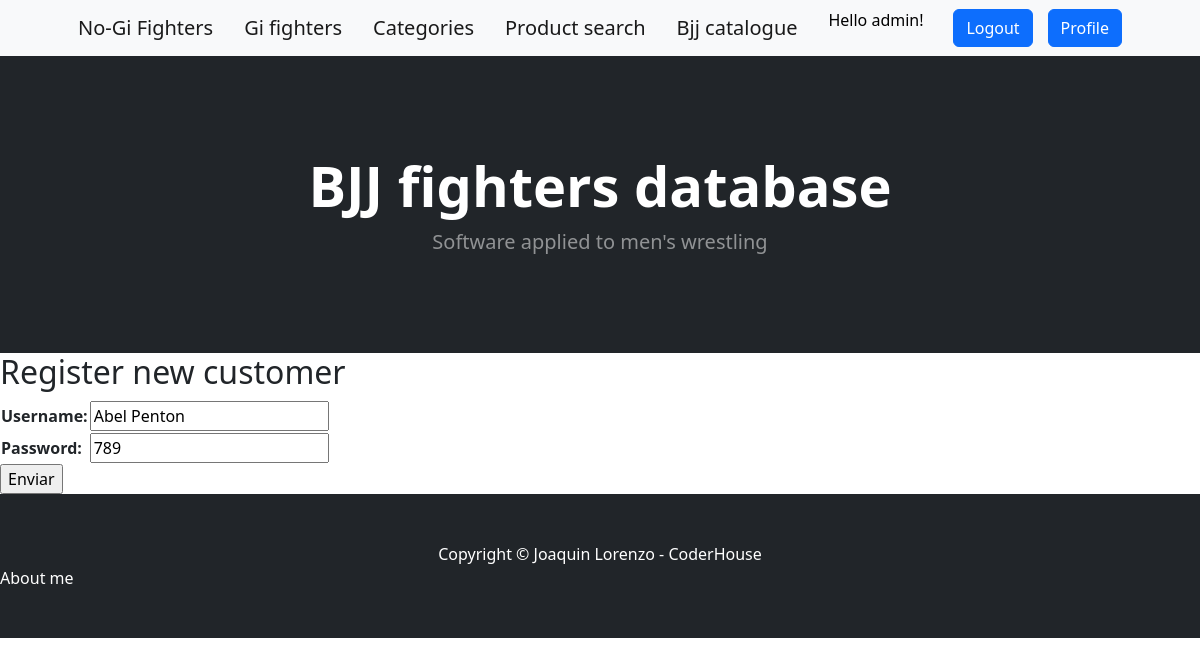
/update_customer/5 (signed in), run on an earlier commit of the app's database.
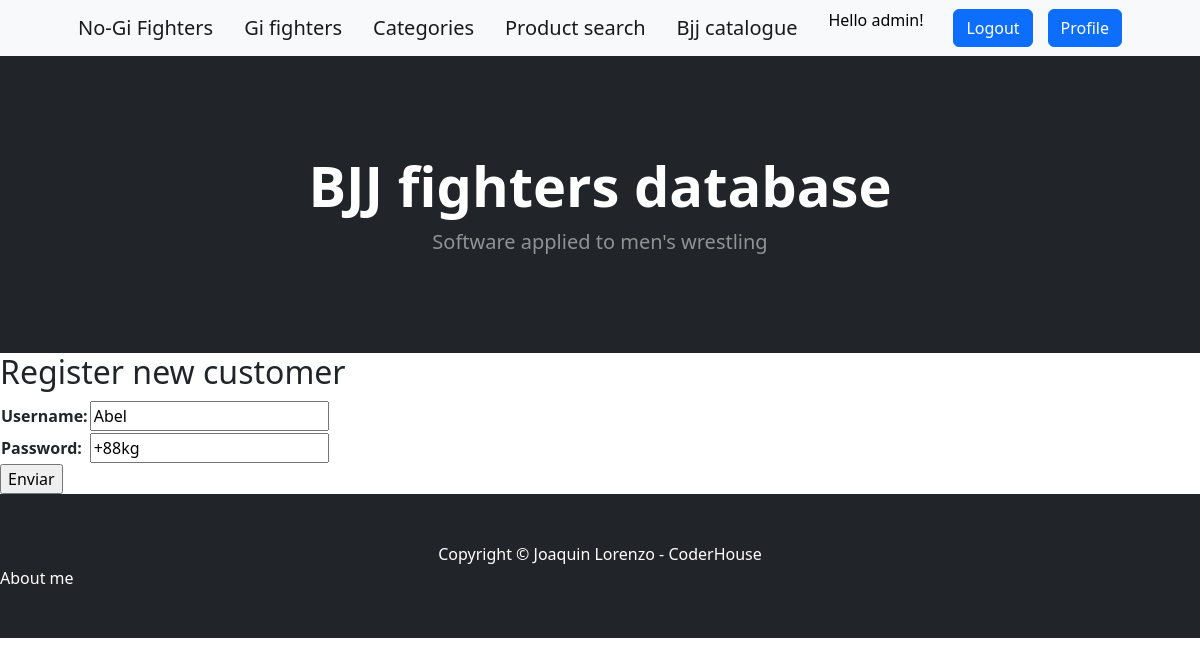
And on a later commit of the database.
### aplicacion/models.py (models this page shows, shortened)
class Customer(models.Model):
    username = models.CharField(max_length=40, blank=False)
    password = models.CharField(max_length=40, blank=False)

### aplicacion/views.py (the view)
# urls.py: path('update_customer/<int:pk>', CustomerUpdate.as_view(), name="update_customer"),
class CustomerUpdate(LoginRequiredMixin, UpdateView):
    model = Customer
    fields = ['username', 'password']
    success_url = reverse_lazy('customers')

### aplicacion/templates/aplicacion/customer_form.html (shortened to what this page needs)
{%  extends 'aplicacion/base.html' %}
{% load static %}
{% block contenido %}
     <h2> Register new customer</h2>
    <form action="" method="post">
        <table>
            {{ form.as_table }}
        </table>
            <input type="submit" value="Enviar">
    </form>
{% endblock contenido %}

What changed in the data, as far as the page shows it:
changed Customer: username "Abel Penton" → "Abel"; password "789" → "+88kg"
